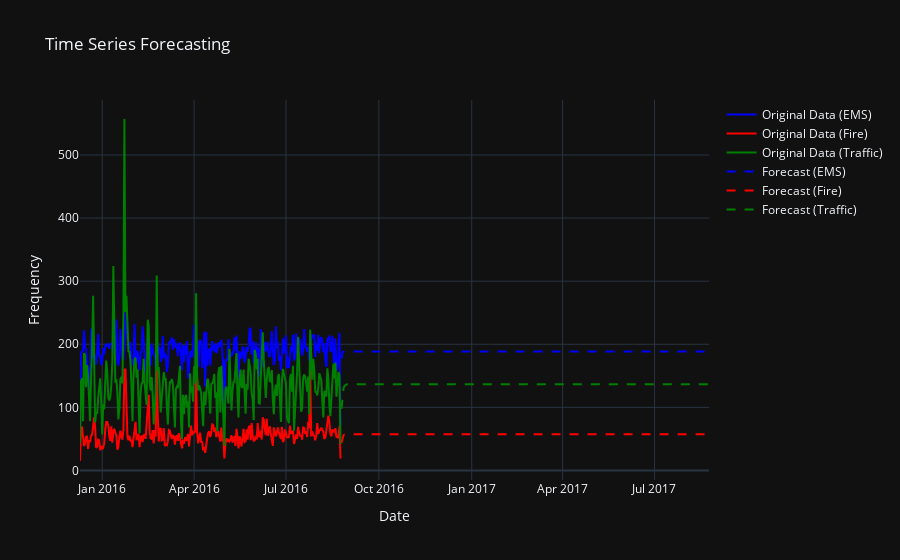

The notebook cell this image was saved under:
### Code cell
import plotly.graph_objects as go

# Create traces for original data
ems_trace = go.Scatter(x=ems_ts.index, y=ems_ts.values, mode='lines', name='Original Data (EMS)', line=dict(color='blue'))
fire_trace = go.Scatter(x=fire_ts.index, y=fire_ts.values, mode='lines', name='Original Data (Fire)', line=dict(color='red'))
traffic_trace = go.Scatter(x=traffic_ts.index, y=traffic_ts.values, mode='lines', name='Original Data (Traffic)', line=dict(color='green'))

# Create traces for forecasted data
ems_forecast_trace = go.Scatter(x=pd.date_range(start=ems_ts.index.max() + pd.Timedelta(days=1), end=ems_ts.index.max() + pd.Timedelta(days=365), freq='D'),
                                y=ems_forecast, mode='lines', name='Forecast (EMS)', line=dict(color='blue', dash='dash'))
fire_forecast_trace = go.Scatter(x=pd.date_range(start=fire_ts.index.max() + pd.Timedelta(days=1), end=fire_ts.index.max() + pd.Timedelta(days=365), freq='D'),
                                 y=fire_forecast, mode='lines', name='Forecast (Fire)', line=dict(color='red', dash='dash'))
traffic_forecast_trace = go.Scatter(x=pd.date_range(start=traffic_ts.index.max() + pd.Timedelta(days=1), end=traffic_ts.index.max() + pd.Timedelta(days=365), freq='D'),
                                    y=traffic_forecast, mode='lines', name='Forecast (Traffic)', line=dict(color='green', dash='dash'))

# Create figure
fig = go.Figure(data=[ems_trace, fire_trace, traffic_trace, ems_forecast_trace, fire_forecast_trace, traffic_forecast_trace])

# Update layout
fig.update_layout(
    title='Time Series Forecasting',
    xaxis_title='Date',
    yaxis_title='Frequency',
    template= 'plotly_dark'
)

# Show plot
fig.show()

### Figure 1 — Plotly figure (JSON) as saved in the notebook; plotly's stock layout.template omitted (floating-point values rounded to 4 significant figures; data arrays with more than 128 entries replaced by an {"elided": "..."} marker saying what was removed)
{"data": [{"line": {"color": "blue"}, "mode": "lines", "name": "Original Data (EMS)", "type": "scatter", "x": {"elided": "259 str values"}, "y": {"elided": "259 int values"}}, {"line": {"color": "red"}, "mode": "lines", "name": "Original Data (Fire)", "type": "scatter", "x": {"elided": "259 str values"}, "y": {"elided": "259 int values"}}, {"line": {"color": "green"}, "mode": "lines", "name": "Original Data (Traffic)", "type": "scatter", "x": {"elided": "259 str values"}, "y": {"elided": "259 int values"}}, {"line": {"color": "blue", "dash": "dash"}, "mode": "lines", "name": "Forecast (EMS)", "type": "scatter", "x": {"elided": "365 str values"}, "y": {"elided": "365 float values"}}, {"line": {"color": "red", "dash": "dash"}, "mode": "lines", "name": "Forecast (Fire)", "type": "scatter", "x": {"elided": "365 str values"}, "y": {"elided": "365 float values"}}, {"line": {"color": "green", "dash": "dash"}, "mode": "lines", "name": "Forecast (Traffic)", "type": "scatter", "x": {"elided": "365 str values"}, "y": {"elided": "365 float values"}}], "layout": {"autosize": true, "title": {"text": "Time Series Forecasting"}, "xaxis": {"autorange": true, "range": ["2015-12-10", "2017-08-24"], "title": {"text": "Date"}, "type": "date"}, "yaxis": {"autorange": true, "range": [-15.11, 587.1], "title": {"text": "Frequency"}, "type": "linear"}}}
